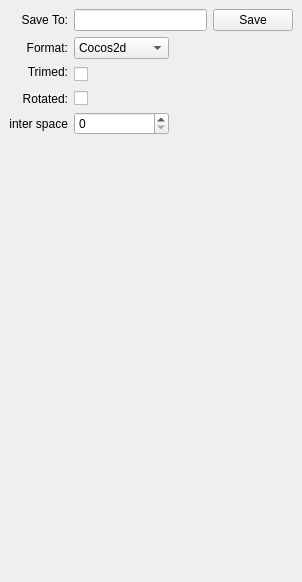
<?xml version="1.0" encoding="UTF-8"?>
<ui version="4.0">
 <class>PropertiesDockWidget</class>
 <widget class="QDockWidget" name="PropertiesDockWidget">
  <property name="geometry">
   <rect>
    <x>0</x>
    <y>0</y>
    <width>302</width>
    <height>582</height>
   </rect>
  </property>
  <property name="minimumSize">
   <size>
    <width>300</width>
    <height>300</height>
   </size>
  </property>
  <property name="allowedAreas">
   <set>Qt::LeftDockWidgetArea|Qt::RightDockWidgetArea</set>
  </property>
  <property name="windowTitle">
   <string>Properties</string>
  </property>
  <widget class="QWidget" name="dockWidgetContents">
   <layout class="QGridLayout" name="gridLayout">
    <item row="7" column="2">
     <spacer name="verticalSpacer">
      <property name="orientation">
       <enum>Qt::Vertical</enum>
      </property>
      <property name="sizeHint" stdset="0">
       <size>
        <width>20</width>
        <height>40</height>
       </size>
      </property>
     </spacer>
    </item>
    <item row="4" column="0">
     <widget class="QLabel" name="label_3">
      <property name="text">
       <string>Rotated:</string>
      </property>
      <property name="alignment">
       <set>Qt::AlignRight|Qt::AlignTrailing|Qt::AlignVCenter</set>
      </property>
     </widget>
    </item>
    <item row="0" column="1" colspan="2">
     <widget class="QLineEdit" name="lineEdit"/>
    </item>
    <item row="0" column="0">
     <widget class="QLabel" name="label">
      <property name="text">
       <string>Save To:</string>
      </property>
      <property name="alignment">
       <set>Qt::AlignRight|Qt::AlignTrailing|Qt::AlignVCenter</set>
      </property>
     </widget>
    </item>
    <item row="2" column="0">
     <widget class="QLabel" name="label_2">
      <property name="text">
       <string>Trimed:</string>
      </property>
      <property name="alignment">
       <set>Qt::AlignRight|Qt::AlignTrailing|Qt::AlignVCenter</set>
      </property>
     </widget>
    </item>
    <item row="2" column="1" rowspan="2">
     <widget class="QCheckBox" name="trimedCkb">
      <property name="layoutDirection">
       <enum>Qt::LeftToRight</enum>
      </property>
      <property name="text">
       <string/>
      </property>
     </widget>
    </item>
    <item row="0" column="3">
     <widget class="QPushButton" name="pushButton">
      <property name="text">
       <string>Save</string>
      </property>
     </widget>
    </item>
    <item row="4" column="1">
     <widget class="QCheckBox" name="checkBox">
      <property name="text">
       <string/>
      </property>
     </widget>
    </item>
    <item row="5" column="0">
     <widget class="QLabel" name="label_4">
      <property name="text">
       <string>inter space</string>
      </property>
      <property name="alignment">
       <set>Qt::AlignRight|Qt::AlignTrailing|Qt::AlignVCenter</set>
      </property>
     </widget>
    </item>
    <item row="5" column="1">
     <widget class="QSpinBox" name="spinBox"/>
    </item>
    <item row="1" column="1">
     <widget class="QComboBox" name="comboBox">
      <item>
       <property name="text">
        <string>Cocos2d</string>
       </property>
      </item>
      <item>
       <property name="text">
        <string>Json Array</string>
       </property>
      </item>
      <item>
       <property name="text">
        <string>Json Object</string>
       </property>
      </item>
     </widget>
    </item>
    <item row="1" column="0">
     <widget class="QLabel" name="label_5">
      <property name="text">
       <string>Format:</string>
      </property>
      <property name="alignment">
       <set>Qt::AlignRight|Qt::AlignTrailing|Qt::AlignVCenter</set>
      </property>
     </widget>
    </item>
   </layout>
  </widget>
 </widget>
 <resources/>
 <connections/>
</ui>
